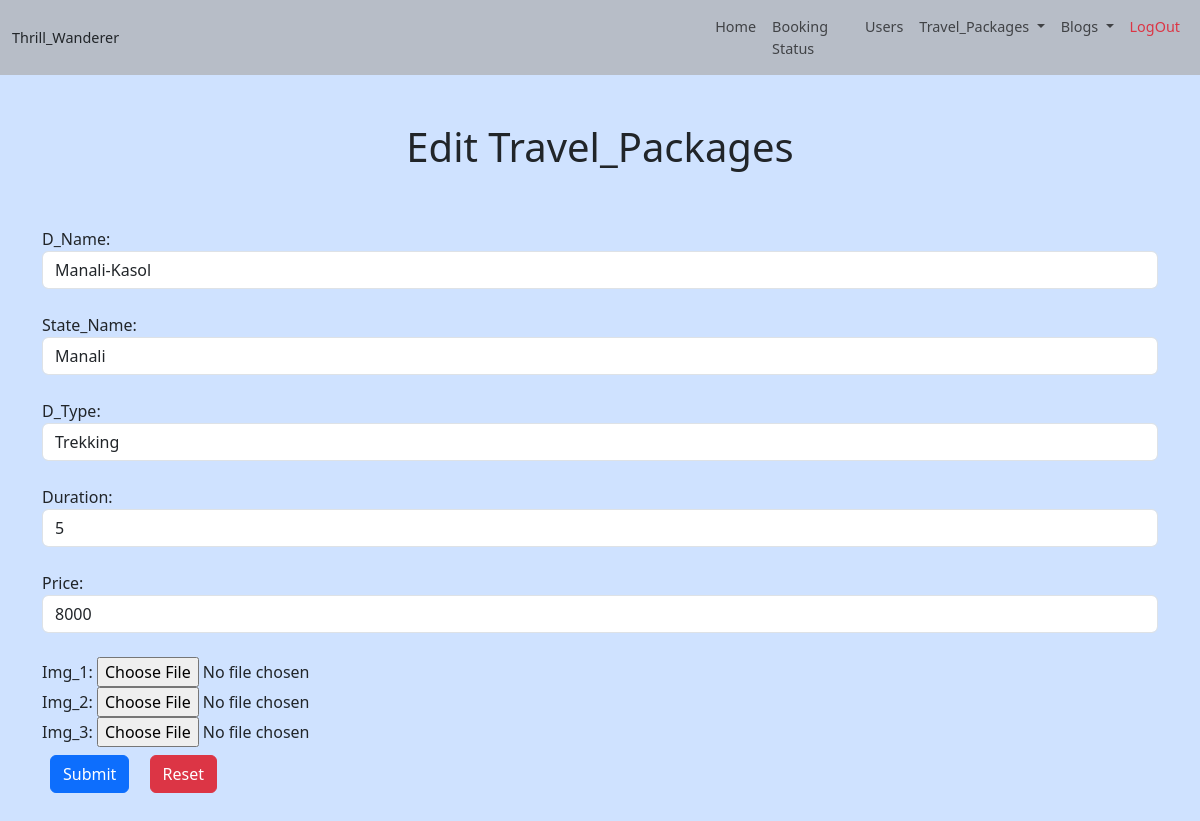
The page /Backend/edit.php?Id=26 (signed in) on the database its author committed.
### tables this page shows
CREATE TABLE `package` (
  `P_Id` int(11) NOT NULL,
  `D_Name` varchar(20) NOT NULL,
  `D_Type` varchar(20) NOT NULL,
  `State_Name` varchar(20) NOT NULL,
  `Descr` varchar(600) NOT NULL,
  `Img_1` varchar(100) NOT NULL,
  `Img_2` varchar(100) NOT NULL,
  `Img_3` varchar(100) NOT NULL,
  `Duration` int(3) NOT NULL,
  `Price` int(6) NOT NULL,
  `Day_1` varchar(500) NOT NULL,
  `Day_2` varchar(500) NOT NULL,
  `Day_3` varchar(500) NOT NULL,
  `Day_4` varchar(500) NOT NULL,
  `Day_5` varchar(500) NOT NULL
);

### Backend/edit.php (the view, shortened to what this page needs)
<!DOCTYPE html>
<html lang="en">
<head>
    <?php
    include('bLink.php');
    ?>
</head>
<body>
    <?php
    include('conn.php');
    include('header.php');
    if (isset($_REQUEST['Id'])) {
        $Id = $_REQUEST['Id'];
        $q = mysqli_query($conn, "select D_Name, State_Name, D_Type, Duration, Price, Img_1, Img_2, Img_3 from package where P_Id=$Id");
        while ($r = mysqli_fetch_array($q)) {
            $D_Name = $r[0];
            $State_Name = $r[1];
            $D_Type = $r[2];
            $Duration = $r[3];
            $Price = $r[4];
        }
    }
    ?>
    <div class="bg-primary-subtle">
        <h1 class="p-5 text-center">Edit Travel_Packages</h1>
        <form method="post" class="container" enctype="multipart/form-data">
            D_Name:
            <input type="text" name="D_Name" id="D_Name" class="form-control" value="<?php echo $D_Name; ?>"><br>
            State_Name:
            <input type="text" name="State_Name" id="State_Name" class="form-control" value="<?php echo $State_Name; ?>"><br>
            D_Type:
            <input type="text" name="D_Type" id="D_Type" class="form-control" value=<?php echo $D_Type; ?> /><br>
            Duration:
            <input type="number" name="Duration" id="Duration" class="form-control" value=<?php echo $Duration; ?>><br>
            Price:
            <input type="number" name="Price" id="Price" class="form-control" value=<?php echo $Price; ?>><br>
            Img_1:
            <input type="file" name="img1" id="img1" /><br />
            Img_2:
            <input type="file" name="img2" id="img2" /><br />
            Img_3:
            <input type="file" name="img3" id="img3" /><br />
            <input type="submit" name="btnSubmit" id="btnSubmit" text="Submit" class="btn btn-primary m-2 mb-5">
            <input type="reset" text="Reset" class="btn btn-danger m-2 mb-5"><br>
        </form>
    </div>
</body>
</html>

### Backend/bLink.php (style rules this page uses)
Body { background-color: #cfe2ff; }

### rows shown on the page
package: D_Name "Manali-Kasol", State_Name "Manali", D_Type "Trekking", Duration "5", Price "8000"
